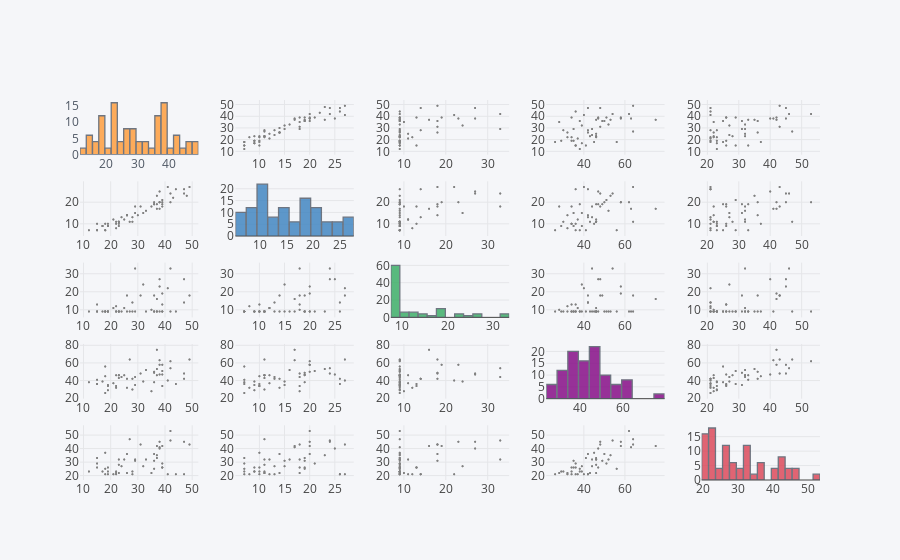

Notebook code cell kept with this figure:
### Markdown cell above
**Check distribution and correlation among scale scores**

### Code cell
df = opt_all[['LSHS_total','LSHS_AVH','HPSV_all','TAI_all','BDI_all']]#
iplot(df.scatter_matrix(asFigure=True,filename='scatter-matrix-subplot', bins=20, world_readable=True))
#help(df.scatter_matrix)

### Figure 1 — Plotly figure (JSON) as saved in the notebook; plotly's stock layout.template omitted (floating-point values rounded to 4 significant figures)
{"data": [{"histfunc": "count", "histnorm": "", "marker": {"color": "rgba(255, 153, 51, 1.0)", "line": {"color": "#4D5663", "width": 1.3}}, "name": "LSHS_total", "nbinsx": 20, "opacity": 0.8, "orientation": "v", "type": "histogram", "x": [15, 15, 22, 22, 18, 18, 18, 18, 19, 19, 28, 28, 28, 28, 24, 24, 21, 21, 19, 19, 23, 23, 18, 18, 23, 23, 19, 19, 17, 17, 23, 23, 25, 25, 38, 38, 15, 15, 41, 41, 42, 42, 36, 36, 29, 29, 22, 22, 42, 42, 27, 27, 39, 39, 39, 39, 35, 35, 39, 39, 31, 31, 37, 37, 49, 49, 47, 47, 38, 38, 23, 23, 36, 36, 37, 37, 39, 39, 22, 22, 47, 47, 36, 36, 38, 38, 15, 15, 23, 23, 12, 12, 37, 37, 38, 38, 17, 17, 26, 26, 29, 29, 33, 33, 44, 44, 32, 32, 26, 26, 30, 30, 26, 26, 43, 43, 48, 48], "xaxis": "x1", "yaxis": "y1"}, {"line": {"color": "rgba(128, 128, 128, 1.0)", "dash": "solid", "width": 1.3}, "marker": {"size": 2, "symbol": "dot"}, "mode": "markers", "name": "LSHS_total", "text": "", "type": "scatter", "x": [7, 7, 10, 10, 7, 7, 7, 7, 9, 9, 13, 13, 11, 11, 13, 13, 12, 12, 10, 10, 11, 11, 10, 10, 11, 11, 9, 9, 9, 9, 10, 10, 12, 12, 25, 25, 10, 10, 27, 27, 24, 24, 19, 19, 18, 18, 11, 11, 20, 20, 11, 11, 21, 21, 18, 18, 18, 18, 20, 20, 18, 18, 19, 19, 27, 27, 24, 24, 20, 20, 11, 11, 19, 19, 23, 23, 19, 19, 8, 8, 26, 26, 20, 20, 20, 20, 7, 7, 9, 9, 7, 7, 17, 17, 17, 17, 9, 9, 14, 14, 15, 15, 16, 16, 26, 26, 15, 15, 14, 14, 14, 14, 14, 14, 22, 22, 23, 23], "xaxis": "x2", "y": [15, 15, 22, 22, 18, 18, 18, 18, 19, 19, 28, 28, 28, 28, 24, 24, 21, 21, 19, 19, 23, 23, 18, 18, 23, 23, 19, 19, 17, 17, 23, 23, 25, 25, 38, 38, 15, 15, 41, 41, 42, 42, 36, 36, 29, 29, 22, 22, 42, 42, 27, 27, 39, 39, 39, 39, 35, 35, 39, 39, 31, 31, 37, 37, 49, 49, 47, 47, 38, 38, 23, 23, 36, 36, 37, 37, 39, 39, 22, 22, 47, 47, 36, 36, 38, 38, 15, 15, 23, 23, 12, 12, 37, 37, 38, 38, 17, 17, 26, 26, 29, 29, 33, 33, 44, 44, 32, 32, 26, 26, 30, 30, 26, 26, 43, 43, 48, 48], "yaxis": "y2"}, {"line": {"color": "rgba(128, 128, 128, 1.0)", "dash": "solid", "width": 1.3}, "marker": {"size": 2, "symbol": "dot"}, "mode": "markers", "name": "LSHS_total", "text": "", "type": "scatter", "x": [9, 9, 9, 9, 9, 9, 9, 9, 9, 9, 14, 14, 9, 9, 9, 9, 11, 11, 9, 9, 9, 9, 9, 9, 9, 9, 9, 9, 9, 9, null, null, 11, 11, 27, 27, 13, 13, 22, 22, 33, 33, 18, 18, 33, 33, 9, 9, 9, 9, 9, 9, 9, 9, 13, 13, 10, 10, 19, 19, 18, 18, 9, 9, 18, 18, 27, 27, 23, 23, 9, 9, 9, 9, 9, 9, 9, 9, 12, 12, 14, 14, 9, 9, null, null, 9, 9, null, null, 9, 9, 16, 16, 9, 9, null, null, null, null, 9, 9, 9, 9, 9, 9, 24, 24, 9, 9, null, null, 18, 18, null, null, null, null], "xaxis": "x3", "y": [15, 15, 22, 22, 18, 18, 18, 18, 19, 19, 28, 28, 28, 28, 24, 24, 21, 21, 19, 19, 23, 23, 18, 18, 23, 23, 19, 19, 17, 17, 23, 23, 25, 25, 38, 38, 15, 15, 41, 41, 42, 42, 36, 36, 29, 29, 22, 22, 42, 42, 27, 27, 39, 39, 39, 39, 35, 35, 39, 39, 31, 31, 37, 37, 49, 49, 47, 47, 38, 38, 23, 23, 36, 36, 37, 37, 39, 39, 22, 22, 47, 47, 36, 36, 38, 38, 15, 15, 23, 23, 12, 12, 37, 37, 38, 38, 17, 17, 26, 26, 29, 29, 33, 33, 44, 44, 32, 32, 26, 26, 30, 30, 26, 26, 43, 43, 48, 48], "yaxis": "y3"}, {"line": {"color": "rgba(128, 128, 128, 1.0)", "dash": "solid", "width": 1.3}, "marker": {"size": 2, "symbol": "dot"}, "mode": "markers", "name": "LSHS_total", "text": "", "type": "scatter", "x": [36, 36, 34, 34, 26, 26, 56, 56, 35, 35, 42, 42, 30, 30, 44, 44, 37, 37, 34, 34, 46, 46, 45, 45, 46, 46, 29, 29, 39, 39, null, null, 46, 46, 47, 47, 36, 36, 40, 40, 54, 54, 49, 49, 44, 44, 46, 46, 62, 62, 64, 64, 51, 51, 34, 34, 28, 28, 58, 58, 48, 48, 46, 46, 64, 64, 48, 48, 58, 58, 43, 43, 38, 38, 53, 53, 47, 47, 32, 32, 42, 42, 50, 50, null, null, 41, 41, null, null, 38, 38, 75, 75, 63, 63, null, null, null, null, 35, 35, 52, 52, 36, 36, 39, 39, 32, 32, null, null, 42, 42, null, null, null, null], "xaxis": "x4", "y": [15, 15, 22, 22, 18, 18, 18, 18, 19, 19, 28, 28, 28, 28, 24, 24, 21, 21, 19, 19, 23, 23, 18, 18, 23, 23, 19, 19, 17, 17, 23, 23, 25, 25, 38, 38, 15, 15, 41, 41, 42, 42, 36, 36, 29, 29, 22, 22, 42, 42, 27, 27, 39, 39, 39, 39, 35, 35, 39, 39, 31, 31, 37, 37, 49, 49, 47, 47, 38, 38, 23, 23, 36, 36, 37, 37, 39, 39, 22, 22, 47, 47, 36, 36, 38, 38, 15, 15, 23, 23, 12, 12, 37, 37, 38, 38, 17, 17, 26, 26, 29, 29, 33, 33, 44, 44, 32, 32, 26, 26, 30, 30, 26, 26, 43, 43, 48, 48], "yaxis": "y4"}, {"line": {"color": "rgba(128, 128, 128, 1.0)", "dash": "solid", "width": 1.3}, "marker": {"size": 2, "symbol": "dot"}, "mode": "markers", "name": "LSHS_total", "text": "", "type": "scatter", "x": [29, 29, 23, 23, 21, 21, 25, 25, 26, 26, 21, 21, 23, 23, 27, 27, 21, 21, 21, 21, 32, 32, 37, 37, 28, 28, 23, 23, 23, 23, null, null, 32, 32, 40, 40, 26, 26, 21, 21, 46, 46, 31, 31, 32, 32, 22, 22, 53, 53, 47, 47, 29, 29, 26, 26, 22, 22, 42, 42, 43, 43, 33, 33, 43, 43, 45, 45, 45, 45, 22, 22, 25, 25, 35, 35, 26, 26, 21, 21, 21, 21, 36, 36, null, null, 33, 33, null, null, 23, 23, 42, 42, 41, 41, null, null, null, null, 31, 31, 32, 32, 21, 21, 27, 27, 22, 22, null, null, 36, 36, null, null, null, null], "xaxis": "x5", "y": [15, 15, 22, 22, 18, 18, 18, 18, 19, 19, 28, 28, 28, 28, 24, 24, 21, 21, 19, 19, 23, 23, 18, 18, 23, 23, 19, 19, 17, 17, 23, 23, 25, 25, 38, 38, 15, 15, 41, 41, 42, 42, 36, 36, 29, 29, 22, 22, 42, 42, 27, 27, 39, 39, 39, 39, 35, 35, 39, 39, 31, 31, 37, 37, 49, 49, 47, 47, 38, 38, 23, 23, 36, 36, 37, 37, 39, 39, 22, 22, 47, 47, 36, 36, 38, 38, 15, 15, 23, 23, 12, 12, 37, 37, 38, 38, 17, 17, 26, 26, 29, 29, 33, 33, 44, 44, 32, 32, 26, 26, 30, 30, 26, 26, 43, 43, 48, 48], "yaxis": "y5"}, {"line": {"color": "rgba(128, 128, 128, 1.0)", "dash": "solid", "width": 1.3}, "marker": {"size": 2, "symbol": "dot"}, "mode": "markers", "name": "LSHS_AVH", "text": "", "type": "scatter", "x": [15, 15, 22, 22, 18, 18, 18, 18, 19, 19, 28, 28, 28, 28, 24, 24, 21, 21, 19, 19, 23, 23, 18, 18, 23, 23, 19, 19, 17, 17, 23, 23, 25, 25, 38, 38, 15, 15, 41, 41, 42, 42, 36, 36, 29, 29, 22, 22, 42, 42, 27, 27, 39, 39, 39, 39, 35, 35, 39, 39, 31, 31, 37, 37, 49, 49, 47, 47, 38, 38, 23, 23, 36, 36, 37, 37, 39, 39, 22, 22, 47, 47, 36, 36, 38, 38, 15, 15, 23, 23, 12, 12, 37, 37, 38, 38, 17, 17, 26, 26, 29, 29, 33, 33, 44, 44, 32, 32, 26, 26, 30, 30, 26, 26, 43, 43, 48, 48], "xaxis": "x6", "y": [7, 7, 10, 10, 7, 7, 7, 7, 9, 9, 13, 13, 11, 11, 13, 13, 12, 12, 10, 10, 11, 11, 10, 10, 11, 11, 9, 9, 9, 9, 10, 10, 12, 12, 25, 25, 10, 10, 27, 27, 24, 24, 19, 19, 18, 18, 11, 11, 20, 20, 11, 11, 21, 21, 18, 18, 18, 18, 20, 20, 18, 18, 19, 19, 27, 27, 24, 24, 20, 20, 11, 11, 19, 19, 23, 23, 19, 19, 8, 8, 26, 26, 20, 20, 20, 20, 7, 7, 9, 9, 7, 7, 17, 17, 17, 17, 9, 9, 14, 14, 15, 15, 16, 16, 26, 26, 15, 15, 14, 14, 14, 14, 14, 14, 22, 22, 23, 23], "yaxis": "y6"}, {"histfunc": "count", "histnorm": "", "marker": {"color": "rgba(55, 128, 191, 1.0)", "line": {"color": "#4D5663", "width": 1.3}}, "name": "LSHS_AVH", "nbinsx": 20, "opacity": 0.8, "orientation": "v", "type": "histogram", "x": [7, 7, 10, 10, 7, 7, 7, 7, 9, 9, 13, 13, 11, 11, 13, 13, 12, 12, 10, 10, 11, 11, 10, 10, 11, 11, 9, 9, 9, 9, 10, 10, 12, 12, 25, 25, 10, 10, 27, 27, 24, 24, 19, 19, 18, 18, 11, 11, 20, 20, 11, 11, 21, 21, 18, 18, 18, 18, 20, 20, 18, 18, 19, 19, 27, 27, 24, 24, 20, 20, 11, 11, 19, 19, 23, 23, 19, 19, 8, 8, 26, 26, 20, 20, 20, 20, 7, 7, 9, 9, 7, 7, 17, 17, 17, 17, 9, 9, 14, 14, 15, 15, 16, 16, 26, 26, 15, 15, 14, 14, 14, 14, 14, 14, 22, 22, 23, 23], "xaxis": "x7", "yaxis": "y7"}, {"line": {"color": "rgba(128, 128, 128, 1.0)", "dash": "solid", "width": 1.3}, "marker": {"size": 2, "symbol": "dot"}, "mode": "markers", "name": "LSHS_AVH", "text": "", "type": "scatter", "x": [9, 9, 9, 9, 9, 9, 9, 9, 9, 9, 14, 14, 9, 9, 9, 9, 11, 11, 9, 9, 9, 9, 9, 9, 9, 9, 9, 9, 9, 9, null, null, 11, 11, 27, 27, 13, 13, 22, 22, 33, 33, 18, 18, 33, 33, 9, 9, 9, 9, 9, 9, 9, 9, 13, 13, 10, 10, 19, 19, 18, 18, 9, 9, 18, 18, 27, 27, 23, 23, 9, 9, 9, 9, 9, 9, 9, 9, 12, 12, 14, 14, 9, 9, null, null, 9, 9, null, null, 9, 9, 16, 16, 9, 9, null, null, null, null, 9, 9, 9, 9, 9, 9, 24, 24, 9, 9, null, null, 18, 18, null, null, null, null], "xaxis": "x8", "y": [7, 7, 10, 10, 7, 7, 7, 7, 9, 9, 13, 13, 11, 11, 13, 13, 12, 12, 10, 10, 11, 11, 10, 10, 11, 11, 9, 9, 9, 9, 10, 10, 12, 12, 25, 25, 10, 10, 27, 27, 24, 24, 19, 19, 18, 18, 11, 11, 20, 20, 11, 11, 21, 21, 18, 18, 18, 18, 20, 20, 18, 18, 19, 19, 27, 27, 24, 24, 20, 20, 11, 11, 19, 19, 23, 23, 19, 19, 8, 8, 26, 26, 20, 20, 20, 20, 7, 7, 9, 9, 7, 7, 17, 17, 17, 17, 9, 9, 14, 14, 15, 15, 16, 16, 26, 26, 15, 15, 14, 14, 14, 14, 14, 14, 22, 22, 23, 23], "yaxis": "y8"}, {"line": {"color": "rgba(128, 128, 128, 1.0)", "dash": "solid", "width": 1.3}, "marker": {"size": 2, "symbol": "dot"}, "mode": "markers", "name": "LSHS_AVH", "text": "", "type": "scatter", "x": [36, 36, 34, 34, 26, 26, 56, 56, 35, 35, 42, 42, 30, 30, 44, 44, 37, 37, 34, 34, 46, 46, 45, 45, 46, 46, 29, 29, 39, 39, null, null, 46, 46, 47, 47, 36, 36, 40, 40, 54, 54, 49, 49, 44, 44, 46, 46, 62, 62, 64, 64, 51, 51, 34, 34, 28, 28, 58, 58, 48, 48, 46, 46, 64, 64, 48, 48, 58, 58, 43, 43, 38, 38, 53, 53, 47, 47, 32, 32, 42, 42, 50, 50, null, null, 41, 41, null, null, 38, 38, 75, 75, 63, 63, null, null, null, null, 35, 35, 52, 52, 36, 36, 39, 39, 32, 32, null, null, 42, 42, null, null, null, null], "xaxis": "x9", "y": [7, 7, 10, 10, 7, 7, 7, 7, 9, 9, 13, 13, 11, 11, 13, 13, 12, 12, 10, 10, 11, 11, 10, 10, 11, 11, 9, 9, 9, 9, 10, 10, 12, 12, 25, 25, 10, 10, 27, 27, 24, 24, 19, 19, 18, 18, 11, 11, 20, 20, 11, 11, 21, 21, 18, 18, 18, 18, 20, 20, 18, 18, 19, 19, 27, 27, 24, 24, 20, 20, 11, 11, 19, 19, 23, 23, 19, 19, 8, 8, 26, 26, 20, 20, 20, 20, 7, 7, 9, 9, 7, 7, 17, 17, 17, 17, 9, 9, 14, 14, 15, 15, 16, 16, 26, 26, 15, 15, 14, 14, 14, 14, 14, 14, 22, 22, 23, 23], "yaxis": "y9"}, {"line": {"color": "rgba(128, 128, 128, 1.0)", "dash": "solid", "width": 1.3}, "marker": {"size": 2, "symbol": "dot"}, "mode": "markers", "name": "LSHS_AVH", "text": "", "type": "scatter", "x": [29, 29, 23, 23, 21, 21, 25, 25, 26, 26, 21, 21, 23, 23, 27, 27, 21, 21, 21, 21, 32, 32, 37, 37, 28, 28, 23, 23, 23, 23, null, null, 32, 32, 40, 40, 26, 26, 21, 21, 46, 46, 31, 31, 32, 32, 22, 22, 53, 53, 47, 47, 29, 29, 26, 26, 22, 22, 42, 42, 43, 43, 33, 33, 43, 43, 45, 45, 45, 45, 22, 22, 25, 25, 35, 35, 26, 26, 21, 21, 21, 21, 36, 36, null, null, 33, 33, null, null, 23, 23, 42, 42, 41, 41, null, null, null, null, 31, 31, 32, 32, 21, 21, 27, 27, 22, 22, null, null, 36, 36, null, null, null, null], "xaxis": "x10", "y": [7, 7, 10, 10, 7, 7, 7, 7, 9, 9, 13, 13, 11, 11, 13, 13, 12, 12, 10, 10, 11, 11, 10, 10, 11, 11, 9, 9, 9, 9, 10, 10, 12, 12, 25, 25, 10, 10, 27, 27, 24, 24, 19, 19, 18, 18, 11, 11, 20, 20, 11, 11, 21, 21, 18, 18, 18, 18, 20, 20, 18, 18, 19, 19, 27, 27, 24, 24, 20, 20, 11, 11, 19, 19, 23, 23, 19, 19, 8, 8, 26, 26, 20, 20, 20, 20, 7, 7, 9, 9, 7, 7, 17, 17, 17, 17, 9, 9, 14, 14, 15, 15, 16, 16, 26, 26, 15, 15, 14, 14, 14, 14, 14, 14, 22, 22, 23, 23], "yaxis": "y10"}, {"line": {"color": "rgba(128, 128, 128, 1.0)", "dash": "solid", "width": 1.3}, "marker": {"size": 2, "symbol": "dot"}, "mode": "markers", "name": "HPSV_all", "text": "", "type": "scatter", "x": [15, 15, 22, 22, 18, 18, 18, 18, 19, 19, 28, 28, 28, 28, 24, 24, 21, 21, 19, 19, 23, 23, 18, 18, 23, 23, 19, 19, 17, 17, 23, 23, 25, 25, 38, 38, 15, 15, 41, 41, 42, 42, 36, 36, 29, 29, 22, 22, 42, 42, 27, 27, 39, 39, 39, 39, 35, 35, 39, 39, 31, 31, 37, 37, 49, 49, 47, 47, 38, 38, 23, 23, 36, 36, 37, 37, 39, 39, 22, 22, 47, 47, 36, 36, 38, 38, 15, 15, 23, 23, 12, 12, 37, 37, 38, 38, 17, 17, 26, 26, 29, 29, 33, 33, 44, 44, 32, 32, 26, 26, 30, 30, 26, 26, 43, 43, 48, 48], "xaxis": "x11", "y": [9, 9, 9, 9, 9, 9, 9, 9, 9, 9, 14, 14, 9, 9, 9, 9, 11, 11, 9, 9, 9, 9, 9, 9, 9, 9, 9, 9, 9, 9, "", "", 11, 11, 27, 27, 13, 13, 22, 22, 33, 33, 18, 18, 33, 33, 9, 9, 9, 9, 9, 9, 9, 9, 13, 13, 10, 10, 19, 19, 18, 18, 9, 9, 18, 18, 27, 27, 23, 23, 9, 9, 9, 9, 9, 9, 9, 9, 12, 12, 14, 14, 9, 9, "", "", 9, 9, "", "", 9, 9, 16, 16, 9, 9, "", "", "", "", 9, 9, 9, 9, 9, 9, 24, 24, 9, 9, "", "", 18, 18, "", "", "", ""], "yaxis": "y11"}, {"line": {"color": "rgba(128, 128, 128, 1.0)", "dash": "solid", "width": 1.3}, "marker": {"size": 2, "symbol": "dot"}, "mode": "markers", "name": "HPSV_all", "text": "", "type": "scatter", "x": [7, 7, 10, 10, 7, 7, 7, 7, 9, 9, 13, 13, 11, 11, 13, 13, 12, 12, 10, 10, 11, 11, 10, 10, 11, 11, 9, 9, 9, 9, 10, 10, 12, 12, 25, 25, 10, 10, 27, 27, 24, 24, 19, 19, 18, 18, 11, 11, 20, 20, 11, 11, 21, 21, 18, 18, 18, 18, 20, 20, 18, 18, 19, 19, 27, 27, 24, 24, 20, 20, 11, 11, 19, 19, 23, 23, 19, 19, 8, 8, 26, 26, 20, 20, 20, 20, 7, 7, 9, 9, 7, 7, 17, 17, 17, 17, 9, 9, 14, 14, 15, 15, 16, 16, 26, 26, 15, 15, 14, 14, 14, 14, 14, 14, 22, 22, 23, 23], "xaxis": "x12", "y": [9, 9, 9, 9, 9, 9, 9, 9, 9, 9, 14, 14, 9, 9, 9, 9, 11, 11, 9, 9, 9, 9, 9, 9, 9, 9, 9, 9, 9, 9, "", "", 11, 11, 27, 27, 13, 13, 22, 22, 33, 33, 18, 18, 33, 33, 9, 9, 9, 9, 9, 9, 9, 9, 13, 13, 10, 10, 19, 19, 18, 18, 9, 9, 18, 18, 27, 27, 23, 23, 9, 9, 9, 9, 9, 9, 9, 9, 12, 12, 14, 14, 9, 9, "", "", 9, 9, "", "", 9, 9, 16, 16, 9, 9, "", "", "", "", 9, 9, 9, 9, 9, 9, 24, 24, 9, 9, "", "", 18, 18, "", "", "", ""], "yaxis": "y12"}, {"histfunc": "count", "histnorm": "", "marker": {"color": "rgba(50, 171, 96, 1.0)", "line": {"color": "#4D5663", "width": 1.3}}, "name": "HPSV_all", "nbinsx": 20, "opacity": 0.8, "orientation": "v", "type": "histogram", "x": [9, 9, 9, 9, 9, 9, 9, 9, 9, 9, 14, 14, 9, 9, 9, 9, 11, 11, 9, 9, 9, 9, 9, 9, 9, 9, 9, 9, 9, 9, null, null, 11, 11, 27, 27, 13, 13, 22, 22, 33, 33, 18, 18, 33, 33, 9, 9, 9, 9, 9, 9, 9, 9, 13, 13, 10, 10, 19, 19, 18, 18, 9, 9, 18, 18, 27, 27, 23, 23, 9, 9, 9, 9, 9, 9, 9, 9, 12, 12, 14, 14, 9, 9, null, null, 9, 9, null, null, 9, 9, 16, 16, 9, 9, null, null, null, null, 9, 9, 9, 9, 9, 9, 24, 24, 9, 9, null, null, 18, 18, null, null, null, null], "xaxis": "x13", "yaxis": "y13"}, {"line": {"color": "rgba(128, 128, 128, 1.0)", "dash": "solid", "width": 1.3}, "marker": {"size": 2, "symbol": "dot"}, "mode": "markers", "name": "HPSV_all", "text": "", "type": "scatter", "x": [36, 36, 34, 34, 26, 26, 56, 56, 35, 35, 42, 42, 30, 30, 44, 44, 37, 37, 34, 34, 46, 46, 45, 45, 46, 46, 29, 29, 39, 39, null, null, 46, 46, 47, 47, 36, 36, 40, 40, 54, 54, 49, 49, 44, 44, 46, 46, 62, 62, 64, 64, 51, 51, 34, 34, 28, 28, 58, 58, 48, 48, 46, 46, 64, 64, 48, 48, 58, 58, 43, 43, 38, 38, 53, 53, 47, 47, 32, 32, 42, 42, 50, 50, null, null, 41, 41, null, null, 38, 38, 75, 75, 63, 63, null, null, null, null, 35, 35, 52, 52, 36, 36, 39, 39, 32, 32, null, null, 42, 42, null, null, null, null], "xaxis": "x14", "y": [9, 9, 9, 9, 9, 9, 9, 9, 9, 9, 14, 14, 9, 9, 9, 9, 11, 11, 9, 9, 9, 9, 9, 9, 9, 9, 9, 9, 9, 9, "", "", 11, 11, 27, 27, 13, 13, 22, 22, 33, 33, 18, 18, 33, 33, 9, 9, 9, 9, 9, 9, 9, 9, 13, 13, 10, 10, 19, 19, 18, 18, 9, 9, 18, 18, 27, 27, 23, 23, 9, 9, 9, 9, 9, 9, 9, 9, 12, 12, 14, 14, 9, 9, "", "", 9, 9, "", "", 9, 9, 16, 16, 9, 9, "", "", "", "", 9, 9, 9, 9, 9, 9, 24, 24, 9, 9, "", "", 18, 18, "", "", "", ""], "yaxis": "y14"}, {"line": {"color": "rgba(128, 128, 128, 1.0)", "dash": "solid", "width": 1.3}, "marker": {"size": 2, "symbol": "dot"}, "mode": "markers", "name": "HPSV_all", "text": "", "type": "scatter", "x": [29, 29, 23, 23, 21, 21, 25, 25, 26, 26, 21, 21, 23, 23, 27, 27, 21, 21, 21, 21, 32, 32, 37, 37, 28, 28, 23, 23, 23, 23, null, null, 32, 32, 40, 40, 26, 26, 21, 21, 46, 46, 31, 31, 32, 32, 22, 22, 53, 53, 47, 47, 29, 29, 26, 26, 22, 22, 42, 42, 43, 43, 33, 33, 43, 43, 45, 45, 45, 45, 22, 22, 25, 25, 35, 35, 26, 26, 21, 21, 21, 21, 36, 36, null, null, 33, 33, null, null, 23, 23, 42, 42, 41, 41, null, null, null, null, 31, 31, 32, 32, 21, 21, 27, 27, 22, 22, null, null, 36, 36, null, null, null, null], "xaxis": "x15", "y": [9, 9, 9, 9, 9, 9, 9, 9, 9, 9, 14, 14, 9, 9, 9, 9, 11, 11, 9, 9, 9, 9, 9, 9, 9, 9, 9, 9, 9, 9, "", "", 11, 11, 27, 27, 13, 13, 22, 22, 33, 33, 18, 18, 33, 33, 9, 9, 9, 9, 9, 9, 9, 9, 13, 13, 10, 10, 19, 19, 18, 18, 9, 9, 18, 18, 27, 27, 23, 23, 9, 9, 9, 9, 9, 9, 9, 9, 12, 12, 14, 14, 9, 9, "", "", 9, 9, "", "", 9, 9, 16, 16, 9, 9, "", "", "", "", 9, 9, 9, 9, 9, 9, 24, 24, 9, 9, "", "", 18, 18, "", "", "", ""], "yaxis": "y15"}, {"line": {"color": "rgba(128, 128, 128, 1.0)", "dash": "solid", "width": 1.3}, "marker": {"size": 2, "symbol": "dot"}, "mode": "markers", "name": "TAI_all", "text": "", "type": "scatter", "x": [15, 15, 22, 22, 18, 18, 18, 18, 19, 19, 28, 28, 28, 28, 24, 24, 21, 21, 19, 19, 23, 23, 18, 18, 23, 23, 19, 19, 17, 17, 23, 23, 25, 25, 38, 38, 15, 15, 41, 41, 42, 42, 36, 36, 29, 29, 22, 22, 42, 42, 27, 27, 39, 39, 39, 39, 35, 35, 39, 39, 31, 31, 37, 37, 49, 49, 47, 47, 38, 38, 23, 23, 36, 36, 37, 37, 39, 39, 22, 22, 47, 47, 36, 36, 38, 38, 15, 15, 23, 23, 12, 12, 37, 37, 38, 38, 17, 17, 26, 26, 29, 29, 33, 33, 44, 44, 32, 32, 26, 26, 30, 30, 26, 26, 43, 43, 48, 48], "xaxis": "x16", "y": [36, 36, 34, 34, 26, 26, 56, 56, 35, 35, 42, 42, 30, 30, 44, 44, 37, 37, 34, 34, 46, 46, 45, 45, 46, 46, 29, 29, 39, 39, "", "", 46, 46, 47, 47, 36, 36, 40, 40, 54, 54, 49, 49, 44, 44, 46, 46, 62, 62, 64, 64, 51, 51, 34, 34, 28, 28, 58, 58, 48, 48, 46, 46, 64, 64, 48, 48, 58, 58, 43, 43, 38, 38, 53, 53, 47, 47, 32, 32, 42, 42, 50, 50, "", "", 41, 41, "", "", 38, 38, 75, 75, 63, 63, "", "", "", "", 35, 35, 52, 52, 36, 36, 39, 39, 32, 32, "", "", 42, 42, "", "", "", ""], "yaxis": "y16"}, {"line": {"color": "rgba(128, 128, 128, 1.0)", "dash": "solid", "width": 1.3}, "marker": {"size": 2, "symbol": "dot"}, "mode": "markers", "name": "TAI_all", "text": "", "type": "scatter", "x": [7, 7, 10, 10, 7, 7, 7, 7, 9, 9, 13, 13, 11, 11, 13, 13, 12, 12, 10, 10, 11, 11, 10, 10, 11, 11, 9, 9, 9, 9, 10, 10, 12, 12, 25, 25, 10, 10, 27, 27, 24, 24, 19, 19, 18, 18, 11, 11, 20, 20, 11, 11, 21, 21, 18, 18, 18, 18, 20, 20, 18, 18, 19, 19, 27, 27, 24, 24, 20, 20, 11, 11, 19, 19, 23, 23, 19, 19, 8, 8, 26, 26, 20, 20, 20, 20, 7, 7, 9, 9, 7, 7, 17, 17, 17, 17, 9, 9, 14, 14, 15, 15, 16, 16, 26, 26, 15, 15, 14, 14, 14, 14, 14, 14, 22, 22, 23, 23], "xaxis": "x17", "y": [36, 36, 34, 34, 26, 26, 56, 56, 35, 35, 42, 42, 30, 30, 44, 44, 37, 37, 34, 34, 46, 46, 45, 45, 46, 46, 29, 29, 39, 39, "", "", 46, 46, 47, 47, 36, 36, 40, 40, 54, 54, 49, 49, 44, 44, 46, 46, 62, 62, 64, 64, 51, 51, 34, 34, 28, 28, 58, 58, 48, 48, 46, 46, 64, 64, 48, 48, 58, 58, 43, 43, 38, 38, 53, 53, 47, 47, 32, 32, 42, 42, 50, 50, "", "", 41, 41, "", "", 38, 38, 75, 75, 63, 63, "", "", "", "", 35, 35, 52, 52, 36, 36, 39, 39, 32, 32, "", "", 42, 42, "", "", "", ""], "yaxis": "y17"}, {"line": {"color": "rgba(128, 128, 128, 1.0)", "dash": "solid", "width": 1.3}, "marker": {"size": 2, "symbol": "dot"}, "mode": "markers", "name": "TAI_all", "text": "", "type": "scatter", "x": [9, 9, 9, 9, 9, 9, 9, 9, 9, 9, 14, 14, 9, 9, 9, 9, 11, 11, 9, 9, 9, 9, 9, 9, 9, 9, 9, 9, 9, 9, null, null, 11, 11, 27, 27, 13, 13, 22, 22, 33, 33, 18, 18, 33, 33, 9, 9, 9, 9, 9, 9, 9, 9, 13, 13, 10, 10, 19, 19, 18, 18, 9, 9, 18, 18, 27, 27, 23, 23, 9, 9, 9, 9, 9, 9, 9, 9, 12, 12, 14, 14, 9, 9, null, null, 9, 9, null, null, 9, 9, 16, 16, 9, 9, null, null, null, null, 9, 9, 9, 9, 9, 9, 24, 24, 9, 9, null, null, 18, 18, null, null, null, null], "xaxis": "x18", "y": [36, 36, 34, 34, 26, 26, 56, 56, 35, 35, 42, 42, 30, 30, 44, 44, 37, 37, 34, 34, 46, 46, 45, 45, 46, 46, 29, 29, 39, 39, "", "", 46, 46, 47, 47, 36, 36, 40, 40, 54, 54, 49, 49, 44, 44, 46, 46, 62, 62, 64, 64, 51, 51, 34, 34, 28, 28, 58, 58, 48, 48, 46, 46, 64, 64, 48, 48, 58, 58, 43, 43, 38, 38, 53, 53, 47, 47, 32, 32, 42, 42, 50, 50, "", "", 41, 41, "", "", 38, 38, 75, 75, 63, 63, "", "", "", "", 35, 35, 52, 52, 36, 36, 39, 39, 32, 32, "", "", 42, 42, "", "", "", ""], "yaxis": "y18"}, {"histfunc": "count", "histnorm": "", "marker": {"color": "rgba(128, 0, 128, 1.0)", "line": {"color": "#4D5663", "width": 1.3}}, "name": "TAI_all", "nbinsx": 20, "opacity": 0.8, "orientation": "v", "type": "histogram", "x": [36, 36, 34, 34, 26, 26, 56, 56, 35, 35, 42, 42, 30, 30, 44, 44, 37, 37, 34, 34, 46, 46, 45, 45, 46, 46, 29, 29, 39, 39, null, null, 46, 46, 47, 47, 36, 36, 40, 40, 54, 54, 49, 49, 44, 44, 46, 46, 62, 62, 64, 64, 51, 51, 34, 34, 28, 28, 58, 58, 48, 48, 46, 46, 64, 64, 48, 48, 58, 58, 43, 43, 38, 38, 53, 53, 47, 47, 32, 32, 42, 42, 50, 50, null, null, 41, 41, null, null, 38, 38, 75, 75, 63, 63, null, null, null, null, 35, 35, 52, 52, 36, 36, 39, 39, 32, 32, null, null, 42, 42, null, null, null, null], "xaxis": "x19", "yaxis": "y19"}, {"line": {"color": "rgba(128, 128, 128, 1.0)", "dash": "solid", "width": 1.3}, "marker": {"size": 2, "symbol": "dot"}, "mode": "markers", "name": "TAI_all", "text": "", "type": "scatter", "x": [29, 29, 23, 23, 21, 21, 25, 25, 26, 26, 21, 21, 23, 23, 27, 27, 21, 21, 21, 21, 32, 32, 37, 37, 28, 28, 23, 23, 23, 23, null, null, 32, 32, 40, 40, 26, 26, 21, 21, 46, 46, 31, 31, 32, 32, 22, 22, 53, 53, 47, 47, 29, 29, 26, 26, 22, 22, 42, 42, 43, 43, 33, 33, 43, 43, 45, 45, 45, 45, 22, 22, 25, 25, 35, 35, 26, 26, 21, 21, 21, 21, 36, 36, null, null, 33, 33, null, null, 23, 23, 42, 42, 41, 41, null, null, null, null, 31, 31, 32, 32, 21, 21, 27, 27, 22, 22, null, null, 36, 36, null, null, null, null], "xaxis": "x20", "y": [36, 36, 34, 34, 26, 26, 56, 56, 35, 35, 42, 42, 30, 30, 44, 44, 37, 37, 34, 34, 46, 46, 45, 45, 46, 46, 29, 29, 39, 39, "", "", 46, 46, 47, 47, 36, 36, 40, 40, 54, 54, 49, 49, 44, 44, 46, 46, 62, 62, 64, 64, 51, 51, 34, 34, 28, 28, 58, 58, 48, 48, 46, 46, 64, 64, 48, 48, 58, 58, 43, 43, 38, 38, 53, 53, 47, 47, 32, 32, 42, 42, 50, 50, "", "", 41, 41, "", "", 38, 38, 75, 75, 63, 63, "", "", "", "", 35, 35, 52, 52, 36, 36, 39, 39, 32, 32, "", "", 42, 42, "", "", "", ""], "yaxis": "y20"}, {"line": {"color": "rgba(128, 128, 128, 1.0)", "dash": "solid", "width": 1.3}, "marker": {"size": 2, "symbol": "dot"}, "mode": "markers", "name": "BDI_all", "text": "", "type": "scatter", "x": [15, 15, 22, 22, 18, 18, 18, 18, 19, 19, 28, 28, 28, 28, 24, 24, 21, 21, 19, 19, 23, 23, 18, 18, 23, 23, 19, 19, 17, 17, 23, 23, 25, 25, 38, 38, 15, 15, 41, 41, 42, 42, 36, 36, 29, 29, 22, 22, 42, 42, 27, 27, 39, 39, 39, 39, 35, 35, 39, 39, 31, 31, 37, 37, 49, 49, 47, 47, 38, 38, 23, 23, 36, 36, 37, 37, 39, 39, 22, 22, 47, 47, 36, 36, 38, 38, 15, 15, 23, 23, 12, 12, 37, 37, 38, 38, 17, 17, 26, 26, 29, 29, 33, 33, 44, 44, 32, 32, 26, 26, 30, 30, 26, 26, 43, 43, 48, 48], "xaxis": "x21", "y": [29, 29, 23, 23, 21, 21, 25, 25, 26, 26, 21, 21, 23, 23, 27, 27, 21, 21, 21, 21, 32, 32, 37, 37, 28, 28, 23, 23, 23, 23, "", "", 32, 32, 40, 40, 26, 26, 21, 21, 46, 46, 31, 31, 32, 32, 22, 22, 53, 53, 47, 47, 29, 29, 26, 26, 22, 22, 42, 42, 43, 43, 33, 33, 43, 43, 45, 45, 45, 45, 22, 22, 25, 25, 35, 35, 26, 26, 21, 21, 21, 21, 36, 36, "", "", 33, 33, "", "", 23, 23, 42, 42, 41, 41, "", "", "", "", 31, 31, 32, 32, 21, 21, 27, 27, 22, 22, "", "", 36, 36, "", "", "", ""], "yaxis": "y21"}, {"line": {"color": "rgba(128, 128, 128, 1.0)", "dash": "solid", "width": 1.3}, "marker": {"size": 2, "symbol": "dot"}, "mode": "markers", "name": "BDI_all", "text": "", "type": "scatter", "x": [7, 7, 10, 10, 7, 7, 7, 7, 9, 9, 13, 13, 11, 11, 13, 13, 12, 12, 10, 10, 11, 11, 10, 10, 11, 11, 9, 9, 9, 9, 10, 10, 12, 12, 25, 25, 10, 10, 27, 27, 24, 24, 19, 19, 18, 18, 11, 11, 20, 20, 11, 11, 21, 21, 18, 18, 18, 18, 20, 20, 18, 18, 19, 19, 27, 27, 24, 24, 20, 20, 11, 11, 19, 19, 23, 23, 19, 19, 8, 8, 26, 26, 20, 20, 20, 20, 7, 7, 9, 9, 7, 7, 17, 17, 17, 17, 9, 9, 14, 14, 15, 15, 16, 16, 26, 26, 15, 15, 14, 14, 14, 14, 14, 14, 22, 22, 23, 23], "xaxis": "x22", "y": [29, 29, 23, 23, 21, 21, 25, 25, 26, 26, 21, 21, 23, 23, 27, 27, 21, 21, 21, 21, 32, 32, 37, 37, 28, 28, 23, 23, 23, 23, "", "", 32, 32, 40, 40, 26, 26, 21, 21, 46, 46, 31, 31, 32, 32, 22, 22, 53, 53, 47, 47, 29, 29, 26, 26, 22, 22, 42, 42, 43, 43, 33, 33, 43, 43, 45, 45, 45, 45, 22, 22, 25, 25, 35, 35, 26, 26, 21, 21, 21, 21, 36, 36, "", "", 33, 33, "", "", 23, 23, 42, 42, 41, 41, "", "", "", "", 31, 31, 32, 32, 21, 21, 27, 27, 22, 22, "", "", 36, 36, "", "", "", ""], "yaxis": "y22"}, {"line": {"color": "rgba(128, 128, 128, 1.0)", "dash": "solid", "width": 1.3}, "marker": {"size": 2, "symbol": "dot"}, "mode": "markers", "name": "BDI_all", "text": "", "type": "scatter", "x": [9, 9, 9, 9, 9, 9, 9, 9, 9, 9, 14, 14, 9, 9, 9, 9, 11, 11, 9, 9, 9, 9, 9, 9, 9, 9, 9, 9, 9, 9, null, null, 11, 11, 27, 27, 13, 13, 22, 22, 33, 33, 18, 18, 33, 33, 9, 9, 9, 9, 9, 9, 9, 9, 13, 13, 10, 10, 19, 19, 18, 18, 9, 9, 18, 18, 27, 27, 23, 23, 9, 9, 9, 9, 9, 9, 9, 9, 12, 12, 14, 14, 9, 9, null, null, 9, 9, null, null, 9, 9, 16, 16, 9, 9, null, null, null, null, 9, 9, 9, 9, 9, 9, 24, 24, 9, 9, null, null, 18, 18, null, null, null, null], "xaxis": "x23", "y": [29, 29, 23, 23, 21, 21, 25, 25, 26, 26, 21, 21, 23, 23, 27, 27, 21, 21, 21, 21, 32, 32, 37, 37, 28, 28, 23, 23, 23, 23, "", "", 32, 32, 40, 40, 26, 26, 21, 21, 46, 46, 31, 31, 32, 32, 22, 22, 53, 53, 47, 47, 29, 29, 26, 26, 22, 22, 42, 42, 43, 43, 33, 33, 43, 43, 45, 45, 45, 45, 22, 22, 25, 25, 35, 35, 26, 26, 21, 21, 21, 21, 36, 36, "", "", 33, 33, "", "", 23, 23, 42, 42, 41, 41, "", "", "", "", 31, 31, 32, 32, 21, 21, 27, 27, 22, 22, "", "", 36, 36, "", "", "", ""], "yaxis": "y23"}, {"line": {"color": "rgba(128, 128, 128, 1.0)", "dash": "solid", "width": 1.3}, "marker": {"size": 2, "symbol": "dot"}, "mode": "markers", "name": "BDI_all", "text": "", "type": "scatter", "x": [36, 36, 34, 34, 26, 26, 56, 56, 35, 35, 42, 42, 30, 30, 44, 44, 37, 37, 34, 34, 46, 46, 45, 45, 46, 46, 29, 29, 39, 39, null, null, 46, 46, 47, 47, 36, 36, 40, 40, 54, 54, 49, 49, 44, 44, 46, 46, 62, 62, 64, 64, 51, 51, 34, 34, 28, 28, 58, 58, 48, 48, 46, 46, 64, 64, 48, 48, 58, 58, 43, 43, 38, 38, 53, 53, 47, 47, 32, 32, 42, 42, 50, 50, null, null, 41, 41, null, null, 38, 38, 75, 75, 63, 63, null, null, null, null, 35, 35, 52, 52, 36, 36, 39, 39, 32, 32, null, null, 42, 42, null, null, null, null], "xaxis": "x24", "y": [29, 29, 23, 23, 21, 21, 25, 25, 26, 26, 21, 21, 23, 23, 27, 27, 21, 21, 21, 21, 32, 32, 37, 37, 28, 28, 23, 23, 23, 23, "", "", 32, 32, 40, 40, 26, 26, 21, 21, 46, 46, 31, 31, 32, 32, 22, 22, 53, 53, 47, 47, 29, 29, 26, 26, 22, 22, 42, 42, 43, 43, 33, 33, 43, 43, 45, 45, 45, 45, 22, 22, 25, 25, 35, 35, 26, 26, 21, 21, 21, 21, 36, 36, "", "", 33, 33, "", "", 23, 23, 42, 42, 41, 41, "", "", "", "", 31, 31, 32, 32, 21, 21, 27, 27, 22, 22, "", "", 36, 36, "", "", "", ""], "yaxis": "y24"}, {"histfunc": "count", "histnorm": "", "marker": {"color": "rgba(219, 64, 82, 1.0)", "line": {"color": "#4D5663", "width": 1.3}}, "name": "BDI_all", "nbinsx": 20, "opacity": 0.8, "orientation": "v", "type": "histogram", "x": [29, 29, 23, 23, 21, 21, 25, 25, 26, 26, 21, 21, 23, 23, 27, 27, 21, 21, 21, 21, 32, 32, 37, 37, 28, 28, 23, 23, 23, 23, null, null, 32, 32, 40, 40, 26, 26, 21, 21, 46, 46, 31, 31, 32, 32, 22, 22, 53, 53, 47, 47, 29, 29, 26, 26, 22, 22, 42, 42, 43, 43, 33, 33, 43, 43, 45, 45, 45, 45, 22, 22, 25, 25, 35, 35, 26, 26, 21, 21, 21, 21, 36, 36, null, null, 33, 33, null, null, 23, 23, 42, 42, 41, 41, null, null, null, null, 31, 31, 32, 32, 21, 21, 27, 27, 22, 22, null, null, 36, 36, null, null, null, null], "xaxis": "x25", "yaxis": "y25"}], "layout": {"bargap": 0.02, "legend": {"bgcolor": "#F5F6F9", "font": {"color": "#4D5663"}}, "paper_bgcolor": "#F5F6F9", "plot_bgcolor": "#F5F6F9", "showlegend": false, "titlefont": {"color": "#4D5663"}, "xaxis1": {"anchor": "y1", "domain": [0, 0.16], "gridcolor": "#E1E5ED", "showgrid": false, "tickfont": {"color": "#4D5663"}, "title": "", "titlefont": {"color": "#4D5663"}, "zerolinecolor": "#E1E5ED"}, "xaxis10": {"anchor": "y10", "domain": [0.84, 1]}, "xaxis11": {"anchor": "y11", "domain": [0, 0.16]}, "xaxis12": {"anchor": "y12", "domain": [0.21, 0.37]}, "xaxis13": {"anchor": "y13", "domain": [0.42, 0.58]}, "xaxis14": {"anchor": "y14", "domain": [0.63, 0.79]}, "xaxis15": {"anchor": "y15", "domain": [0.84, 1]}, "xaxis16": {"anchor": "y16", "domain": [0, 0.16]}, "xaxis17": {"anchor": "y17", "domain": [0.21, 0.37]}, "xaxis18": {"anchor": "y18", "domain": [0.42, 0.58]}, "xaxis19": {"anchor": "y19", "domain": [0.63, 0.79]}, "xaxis2": {"anchor": "y2", "domain": [0.21, 0.37]}, "xaxis20": {"anchor": "y20", "domain": [0.84, 1]}, "xaxis21": {"anchor": "y21", "domain": [0, 0.16]}, "xaxis22": {"anchor": "y22", "domain": [0.21, 0.37]}, "xaxis23": {"anchor": "y23", "domain": [0.42, 0.58]}, "xaxis24": {"anchor": "y24", "domain": [0.63, 0.79]}, "xaxis25": {"anchor": "y25", "domain": [0.84, 1]}, "xaxis3": {"anchor": "y3", "domain": [0.42, 0.58]}, "xaxis4": {"anchor": "y4", "domain": [0.63, 0.79]}, "xaxis5": {"anchor": "y5", "domain": [0.84, 1]}, "xaxis6": {"anchor": "y6", "domain": [0, 0.16]}, "xaxis7": {"anchor": "y7", "domain": [0.21, 0.37]}, "xaxis8": {"anchor": "y8", "domain": [0.42, 0.58]}, "xaxis9": {"anchor": "y9", "domain": [0.63, 0.79]}, "yaxis1": {"anchor": "x1", "domain": [0.856, 1], "gridcolor": "#E1E5ED", "showgrid": false, "tickfont": {"color": "#4D5663"}, "title": "", "titlefont": {"color": "#4D5663"}, "zerolinecolor": "#E1E5ED"}, "yaxis10": {"anchor": "x10", "domain": [0.642, 0.786]}, "yaxis11": {"anchor": "x11", "domain": [0.428, 0.572]}, "yaxis12": {"anchor": "x12", "domain": [0.428, 0.572]}, "yaxis13": {"anchor": "x13", "domain": [0.428, 0.572]}, "yaxis14": {"anchor": "x14", "domain": [0.428, 0.572]}, "yaxis15": {"anchor": "x15", "domain": [0.428, 0.572]}, "yaxis16": {"anchor": "x16", "domain": [0.214, 0.358]}, "yaxis17": {"anchor": "x17", "domain": [0.214, 0.358]}, "yaxis18": {"anchor": "x18", "domain": [0.214, 0.358]}, "yaxis19": {"anchor": "x19", "domain": [0.214, 0.358]}, "yaxis2": {"anchor": "x2", "domain": [0.856, 1]}, "yaxis20": {"anchor": "x20", "domain": [0.214, 0.358]}, "yaxis21": {"anchor": "x21", "domain": [0, 0.144]}, "yaxis22": {"anchor": "x22", "domain": [0, 0.144]}, "yaxis23": {"anchor": "x23", "domain": [0, 0.144]}, "yaxis24": {"anchor": "x24", "domain": [0, 0.144]}, "yaxis25": {"anchor": "x25", "domain": [0, 0.144]}, "yaxis3": {"anchor": "x3", "domain": [0.856, 1]}, "yaxis4": {"anchor": "x4", "domain": [0.856, 1]}, "yaxis5": {"anchor": "x5", "domain": [0.856, 1]}, "yaxis6": {"anchor": "x6", "domain": [0.642, 0.786]}, "yaxis7": {"anchor": "x7", "domain": [0.642, 0.786]}, "yaxis8": {"anchor": "x8", "domain": [0.642, 0.786]}, "yaxis9": {"anchor": "x9", "domain": [0.642, 0.786]}}}
